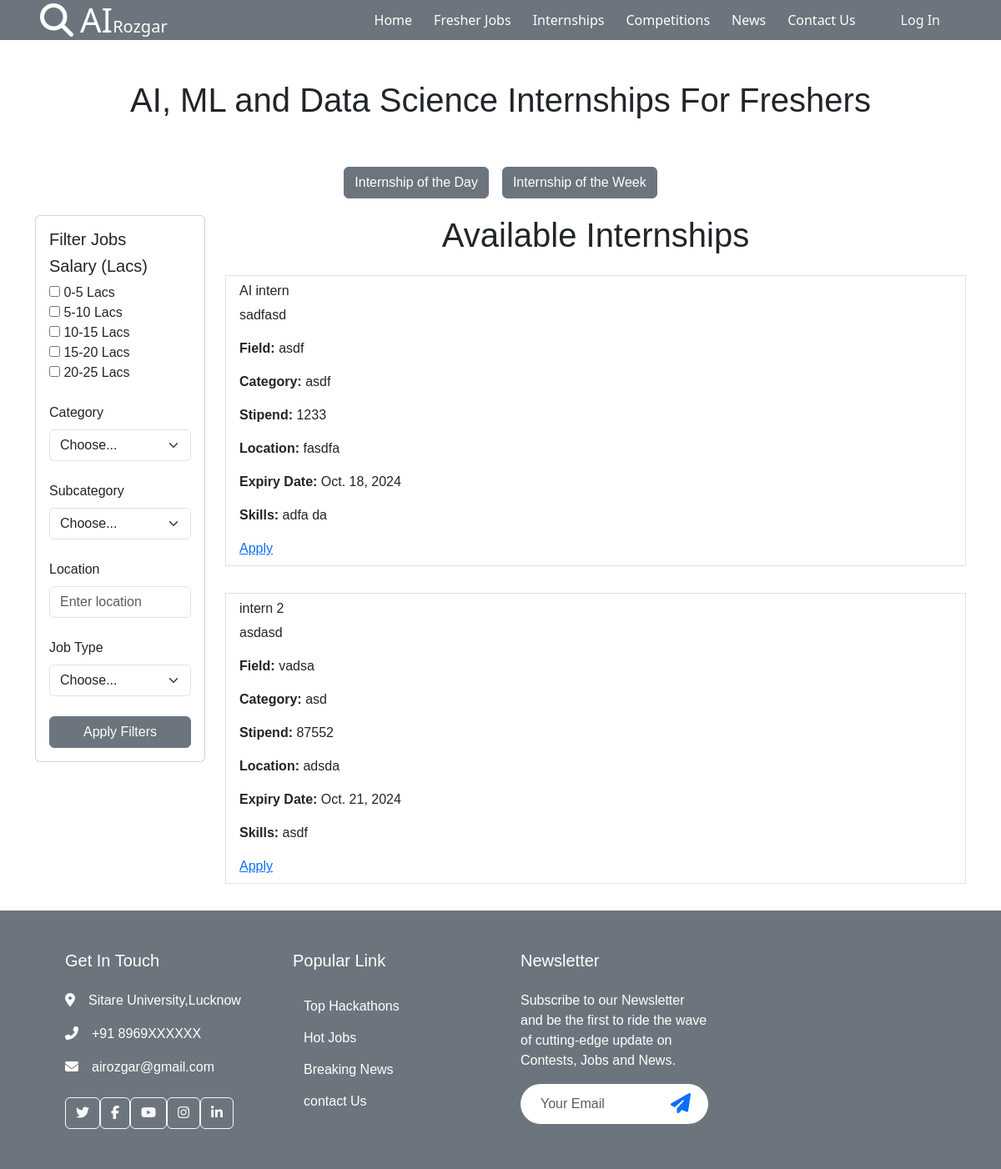
/internship/, run on an earlier commit of the app's database.
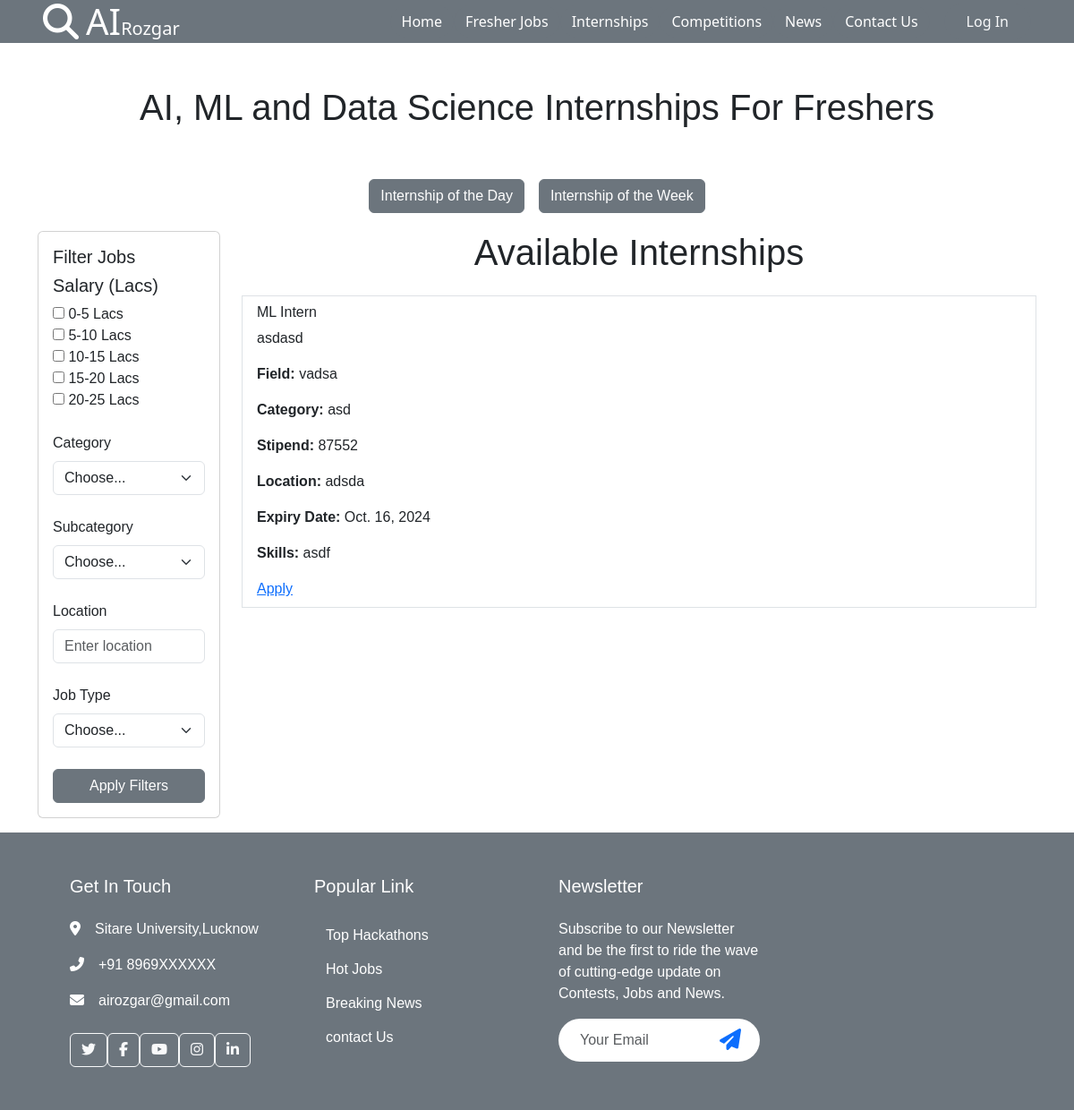
And on a later commit of the database.
### home/models.py (models this page shows, shortened)
class Internship(models.Model):
    company = models.ForeignKey(Company, on_delete=models.CASCADE)
    title = models.CharField(max_length=255, default='Internship')
    description = models.TextField()
    field = models.CharField(max_length=255)
    category = models.CharField(max_length=255)
    stipend = models.CharField(max_length=20)
    location = models.CharField(max_length=255)
    expiry_date = models.DateField()
    created_date = models.DateField(auto_now_add=True)
    skills = models.TextField()
    student_applied = models.JSONField()  # To store hashmap of students applied

### home/views.py (the view)
# urls.py: path('internship/', internship, name='internship'),
def internship(request):
    internships = Internship.objects.all()
    return render(request, 'internship.html', {'internships': internships})

### home/templates/internship.html (shortened to what the changed rows need)
{% extends 'base.html' %}
{% block start %}
<div class="container-xxl hero-header">
    <div class="container px-lg-5">
        <div class="row g-5 py-5">
            <div class="col-12 text-center">
                <h1>AI, ML and Data Science Internships For Freshers</h1>
            </div>
        </div>
    </div>
</div>
<div class="container-fluid">
    <div class="container">
        <div class="row">
            <div class="col-md-9 internship-cards-section">
                <h1 class="text-center">Available Internships</h1>
                <ul class="list-group">
                    {% for internship in internships %}
                    <div class="my-3">
                        <li class="list-group-item">
                            <h6>{{ internship.title }}</h6>
                            <p>{{ internship.description }}</p>
                            <p><strong>Field:</strong> {{ internship.field }}</p>
                            <p><strong>Category:</strong> {{ internship.category }}</p>
                            <p><strong>Stipend:</strong> {{ internship.stipend }}</p>
                            <p><strong>Location:</strong> {{ internship.location }}</p>
                            <p><strong>Expiry Date:</strong> {{ internship.expiry_date }}</p>
                            <p><strong>Skills:</strong> {{ internship.skills }}</p>
                            <a href="{% url 'apply_internship' internship.id %}">Apply</a>
                        </li>
                    </div>
                    {% empty %}
                        <li class="list-group-item">No internships available.</li>
                    {% endfor %}
                </ul>
            </div>
        </div>
    </div>
</div>
{% endblock %}

What changed in the data, as far as the page shows it:
removed Internship: title "AI intern", description "sadfasd", field "asdf", category "asdf", stipend "1233", location "fasdfa", expiry_date "Oct. 18, 2024", skills "adfa da"
changed Internship "asdasd": title "intern 2" → "ML Intern"; expiry_date "Oct. 21, 2024" → "Oct. 16, 2024"
